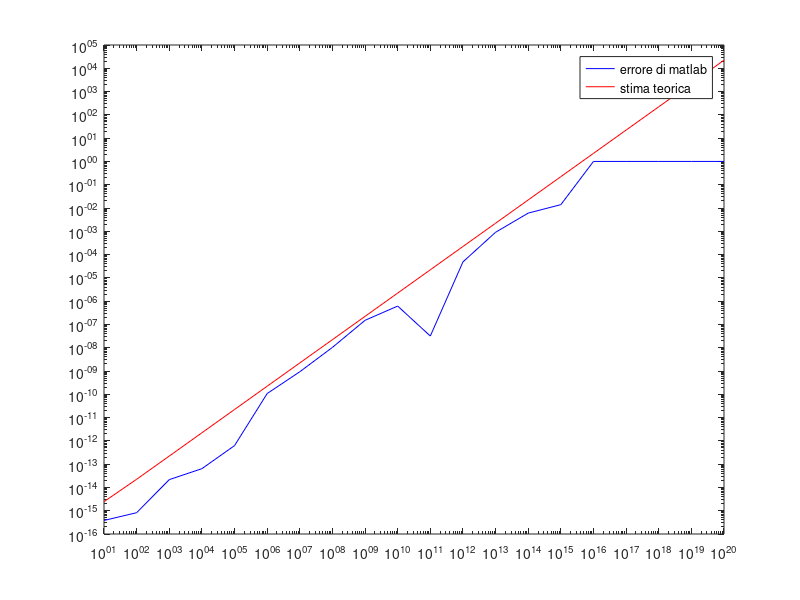

This figure's MATLAB source:
clc
clear all
format long e
%x e x+1 non hanno errore di approssimazione cio vuol dire che entrambi i
%valori hanno una rappresentazione esatta in F
%A(x) in aritmentica floating point, vuol dire che devo prevedere un
%floating ogni volta che eseguo un floating in ogni espressione di A(x)
esponenti=[1:1:20];
x=10.^esponenti;
Ax=1./x - (1./(x+1)); %Valore calcolato
Bx=1./(x.*(x+1)); %Valore esatto
err_relativo=abs(Ax - Bx)./(abs(Bx)); %errore calcolato da matlab
%stima teorica dell'errore relativo calcolato sulla carta
u=eps/2;
err_teorico=(abs(x+1) + abs(x) + 1)*u;
figure(1)
loglog(x,err_relativo, 'b-',x,err_teorico, 'r-');
legend('errore di matlab', 'stima teorica');